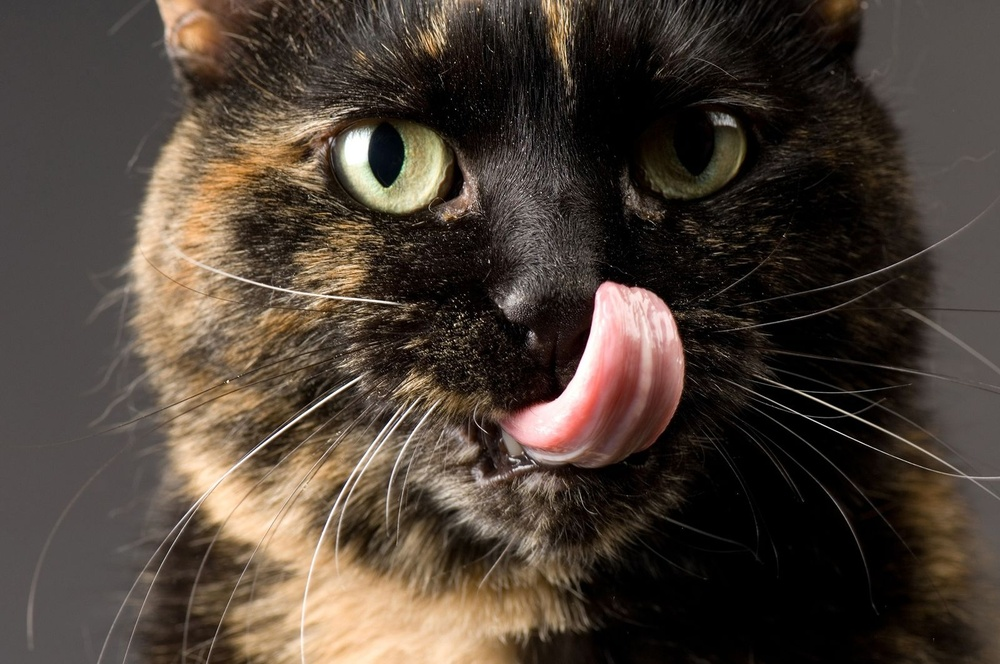
#> input picture curso-al-aplicado/imagenes/gato.jpg, 1000 x 664 px, shrunk from 1600 x 1063 before the run
$ jupyter execute SVD-imagen.ipynb   (shell and % lines are left out)
#> lines starting #> are read from the running program, lines starting #| are printed output that depends on the picture
[cell 1]

import numpy as np
import matplotlib.pyplot as plt
from PIL import Image

[cell 2]
plt.style.use('classic')
imagen = Image.open("imagenes/gato.jpg")
#> imagen is the input picture: PIL image 1000x664 RGB; mean R, G, B 76.3, 64.5, 54.7
plt.imshow(imagen)

[cell 3]
imagen_gr = imagen.convert("LA")
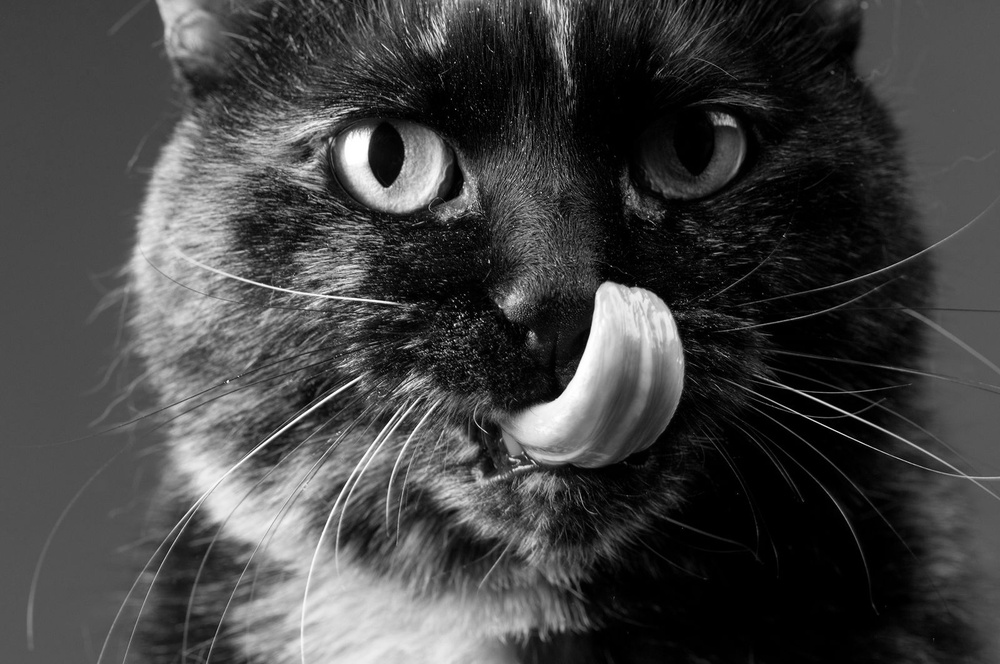
#> imagen_gr: PIL image 1000x664 LA; mean R, G, B, A 66.9, 66.9, 66.9, 255
imagen_mat = np.array(list(imagen_gr.getdata(band=0)), float)
imagen_mat.shape = (imagen_gr.size[1], imagen_gr.size[0])

[cell 4]
U, D, V = np.linalg.svd(imagen_mat)
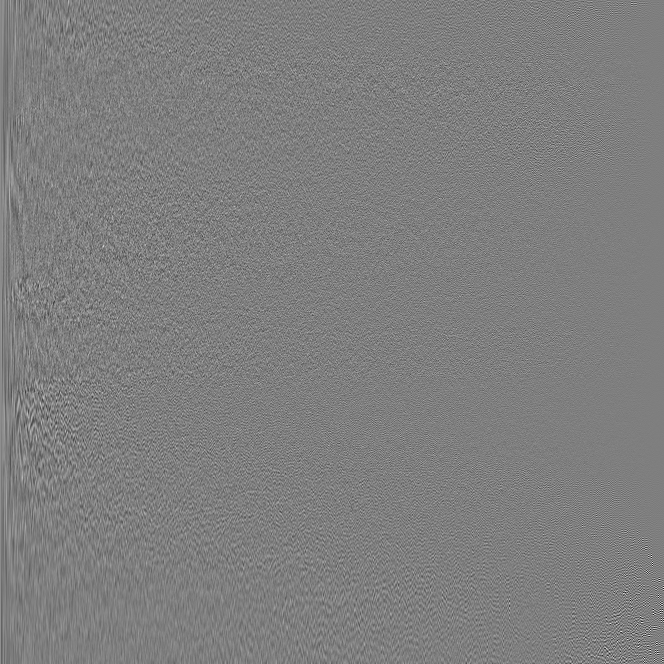
#> U: shape (664, 664) float64; min -0.365, max 0.368, mean 4.8e-05; drawn with min black and max white
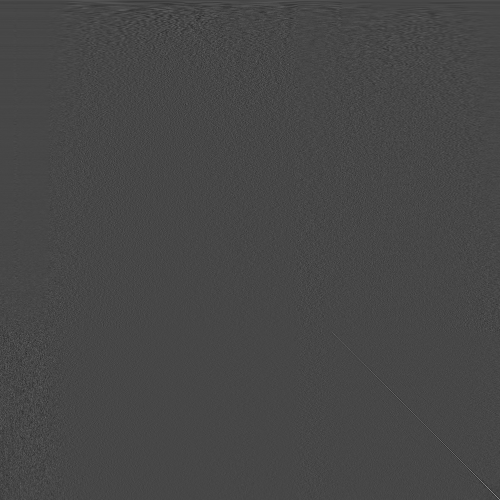
#> V: shape (1000, 1000) float64 (shown at 1/2 size); min -0.305, max 0.79, mean 3.56e-05; drawn with min black and max white
#> D = 664 values, max 62618.4 at index 0, min 3.98 at index 663, mean 620.8

[cell 5]
print(imagen_mat.shape)
#| (664, 1000)
print(U.shape)
#| (664, 664)
print(D.shape)
#| (664,)
print(V.shape)
#| (1000, 1000)

[cell 6]
imagen_recons = np.matrix(U[:, :1])*np.diag(D[:1])*np.matrix(V[:1, :])
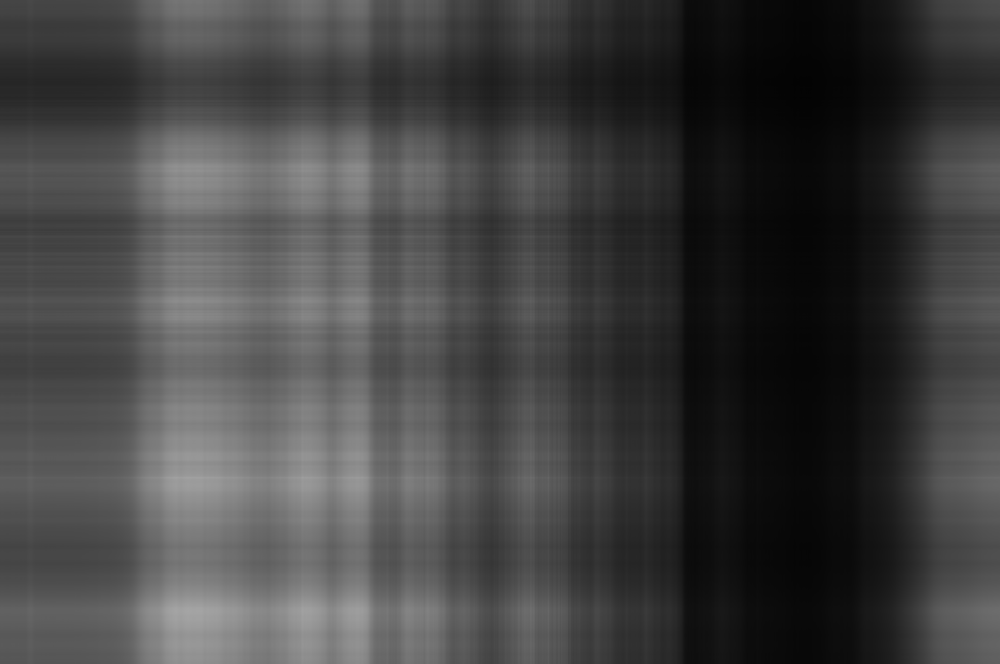
#> imagen_recons: shape (664, 1000) float64; min 3.67, max 165.1, mean 66.5
plt.imshow(imagen_recons, cmap='gray')

[cell 7]
i = 30
imagen_recons = np.matrix(U[:, :i])*np.diag(D[:i])*np.matrix(V[:i, :])
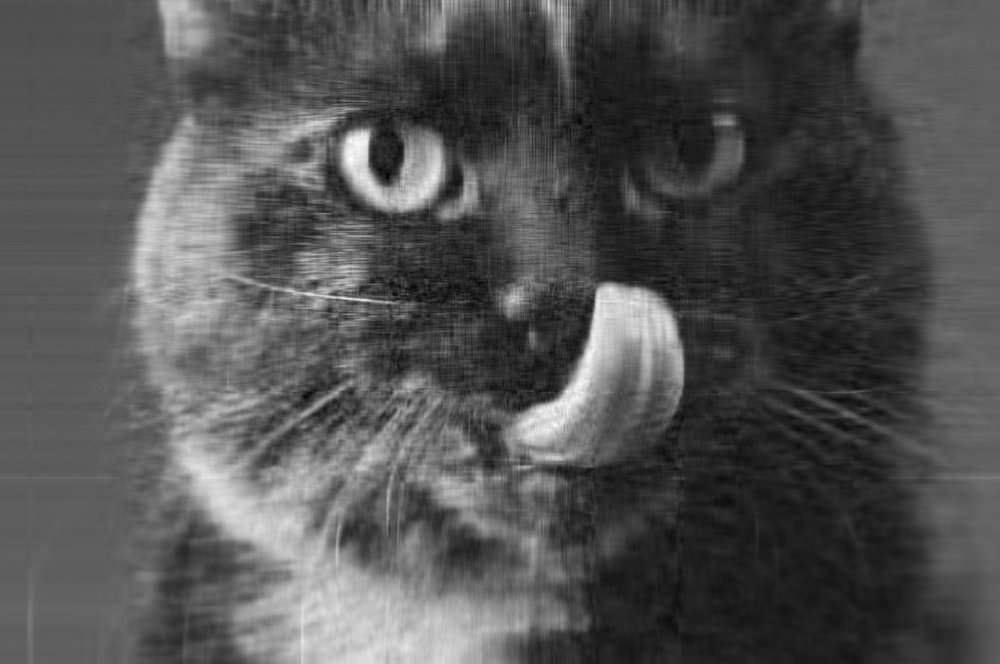
#> imagen_recons: shape (664, 1000) float64; min -36.89, max 281.5, mean 66.9; drawn with min black and max white
plt.imshow(imagen_recons, cmap='gray')
title = 'valores singulares = %s' % i
plt.title(title)
plt.show()

[cell 8]
i = 500
imagen_recons = np.matrix(U[:, :i])*np.diag(D[:i])*np.matrix(V[:i, :])
plt.imshow(imagen_recons, cmap='gray')
title = 'valores singulares = %s' % i
plt.title(title)
plt.show()
